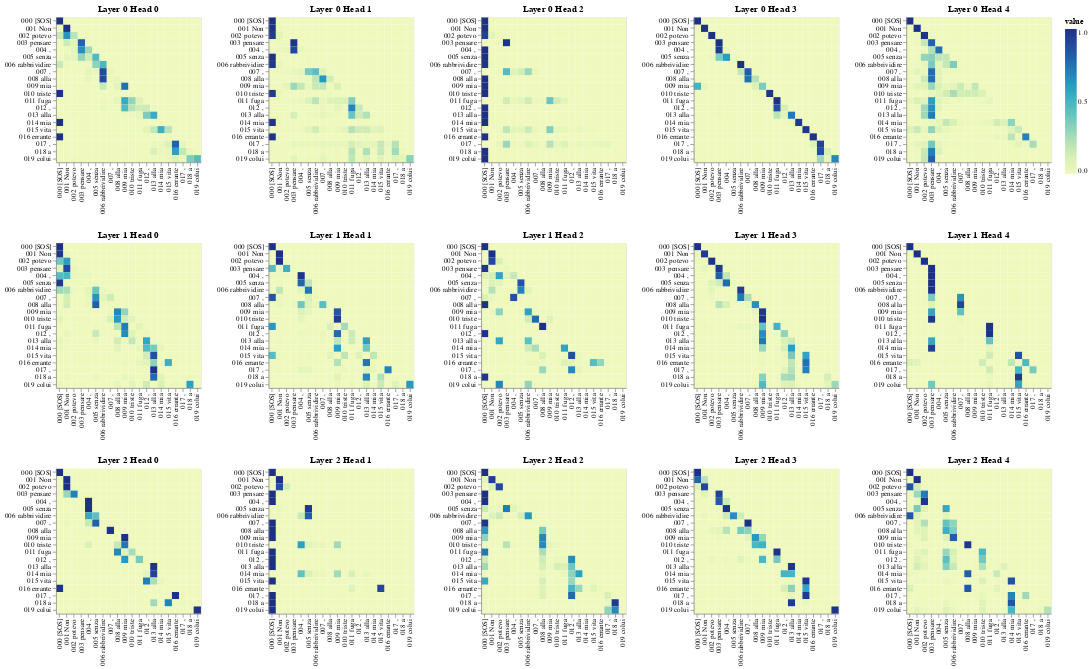

Notebook source saved alongside this figure:
### Code cell
# Decoder Self-Attention
get_all_attention_maps("decoder", layers, heads, decoder_input_tokens, decoder_input_tokens, min(20, sentence_len))

### Figure 1 — Vega-Lite specification as saved in the notebook (floating-point values rounded to 4 significant figures; data arrays with more than 128 entries replaced by an {"elided": "..."} marker saying what was removed)
{"config": {"view": {"continuousWidth": 300, "continuousHeight": 300}}, "vconcat": [{"hconcat": [{"data": {"name": "data-4cd01f9f42321b9e930d304538cd0e14"}, "mark": {"type": "rect"}, "encoding": {"color": {"field": "value", "type": "quantitative"}, "tooltip": [{"field": "row", "type": "quantitative"}, {"field": "column", "type": "quantitative"}, {"field": "value", "type": "quantitative"}, {"field": "row_token", "type": "nominal"}, {"field": "col_token", "type": "nominal"}], "x": {"axis": {"title": ""}, "field": "col_token", "type": "nominal"}, "y": {"axis": {"title": ""}, "field": "row_token", "type": "nominal"}}, "height": 199, "name": "view_64", "title": "Layer 0 Head 0", "width": 199}, {"data": {"name": "data-9a5dffae7447a24fcb4d1f89fb41b393"}, "mark": {"type": "rect"}, "encoding": {"color": {"field": "value", "type": "quantitative"}, "tooltip": [{"field": "row", "type": "quantitative"}, {"field": "column", "type": "quantitative"}, {"field": "value", "type": "quantitative"}, {"field": "row_token", "type": "nominal"}, {"field": "col_token", "type": "nominal"}], "x": {"axis": {"title": ""}, "field": "col_token", "type": "nominal"}, "y": {"axis": {"title": ""}, "field": "row_token", "type": "nominal"}}, "height": 199, "name": "view_65", "title": "Layer 0 Head 1", "width": 199}, {"data": {"name": "data-9bfa09be8b443b5d726d98fca08d660e"}, "mark": {"type": "rect"}, "encoding": {"color": {"field": "value", "type": "quantitative"}, "tooltip": [{"field": "row", "type": "quantitative"}, {"field": "column", "type": "quantitative"}, {"field": "value", "type": "quantitative"}, {"field": "row_token", "type": "nominal"}, {"field": "col_token", "type": "nominal"}], "x": {"axis": {"title": ""}, "field": "col_token", "type": "nominal"}, "y": {"axis": {"title": ""}, "field": "row_token", "type": "nominal"}}, "height": 199, "name": "view_66", "title": "Layer 0 Head 2", "width": 199}, {"data": {"name": "data-d03798de273452e61d28ee0fac67ff7c"}, "mark": {"type": "rect"}, "encoding": {"color": {"field": "value", "type": "quantitative"}, "tooltip": [{"field": "row", "type": "quantitative"}, {"field": "column", "type": "quantitative"}, {"field": "value", "type": "quantitative"}, {"field": "row_token", "type": "nominal"}, {"field": "col_token", "type": "nominal"}], "x": {"axis": {"title": ""}, "field": "col_token", "type": "nominal"}, "y": {"axis": {"title": ""}, "field": "row_token", "type": "nominal"}}, "height": 199, "name": "view_67", "title": "Layer 0 Head 3", "width": 199}, {"data": {"name": "data-f758a869690e453ab1ce3a28acaefb42"}, "mark": {"type": "rect"}, "encoding": {"color": {"field": "value", "type": "quantitative"}, "tooltip": [{"field": "row", "type": "quantitative"}, {"field": "column", "type": "quantitative"}, {"field": "value", "type": "quantitative"}, {"field": "row_token", "type": "nominal"}, {"field": "col_token", "type": "nominal"}], "x": {"axis": {"title": ""}, "field": "col_token", "type": "nominal"}, "y": {"axis": {"title": ""}, "field": "row_token", "type": "nominal"}}, "height": 199, "name": "view_68", "title": "Layer 0 Head 4", "width": 199}]}, {"hconcat": [{"data": {"name": "data-3ace04064bc2dfdb0ac51ea4e40ce139"}, "mark": {"type": "rect"}, "encoding": {"color": {"field": "value", "type": "quantitative"}, "tooltip": [{"field": "row", "type": "quantitative"}, {"field": "column", "type": "quantitative"}, {"field": "value", "type": "quantitative"}, {"field": "row_token", "type": "nominal"}, {"field": "col_token", "type": "nominal"}], "x": {"axis": {"title": ""}, "field": "col_token", "type": "nominal"}, "y": {"axis": {"title": ""}, "field": "row_token", "type": "nominal"}}, "height": 199, "name": "view_69", "title": "Layer 1 Head 0", "width": 199}, {"data": {"name": "data-9341cabb0fb15e9229e8df944531be18"}, "mark": {"type": "rect"}, "encoding": {"color": {"field": "value", "type": "quantitative"}, "tooltip": [{"field": "row", "type": "quantitative"}, {"field": "column", "type": "quantitative"}, {"field": "value", "type": "quantitative"}, {"field": "row_token", "type": "nominal"}, {"field": "col_token", "type": "nominal"}], "x": {"axis": {"title": ""}, "field": "col_token", "type": "nominal"}, "y": {"axis": {"title": ""}, "field": "row_token", "type": "nominal"}}, "height": 199, "name": "view_70", "title": "Layer 1 Head 1", "width": 199}, {"data": {"name": "data-095ec89277aab0e54618921306ef4d7d"}, "mark": {"type": "rect"}, "encoding": {"color": {"field": "value", "type": "quantitative"}, "tooltip": [{"field": "row", "type": "quantitative"}, {"field": "column", "type": "quantitative"}, {"field": "value", "type": "quantitative"}, {"field": "row_token", "type": "nominal"}, {"field": "col_token", "type": "nominal"}], "x": {"axis": {"title": ""}, "field": "col_token", "type": "nominal"}, "y": {"axis": {"title": ""}, "field": "row_token", "type": "nominal"}}, "height": 199, "name": "view_71", "title": "Layer 1 Head 2", "width": 199}, {"data": {"name": "data-d87922310a7de4b67985011984842126"}, "mark": {"type": "rect"}, "encoding": {"color": {"field": "value", "type": "quantitative"}, "tooltip": [{"field": "row", "type": "quantitative"}, {"field": "column", "type": "quantitative"}, {"field": "value", "type": "quantitative"}, {"field": "row_token", "type": "nominal"}, {"field": "col_token", "type": "nominal"}], "x": {"axis": {"title": ""}, "field": "col_token", "type": "nominal"}, "y": {"axis": {"title": ""}, "field": "row_token", "type": "nominal"}}, "height": 199, "name": "view_72", "title": "Layer 1 Head 3", "width": 199}, {"data": {"name": "data-b50ebf2e5c92ba3fc51f38774cd3a600"}, "mark": {"type": "rect"}, "encoding": {"color": {"field": "value", "type": "quantitative"}, "tooltip": [{"field": "row", "type": "quantitative"}, {"field": "column", "type": "quantitative"}, {"field": "value", "type": "quantitative"}, {"field": "row_token", "type": "nominal"}, {"field": "col_token", "type": "nominal"}], "x": {"axis": {"title": ""}, "field": "col_token", "type": "nominal"}, "y": {"axis": {"title": ""}, "field": "row_token", "type": "nominal"}}, "height": 199, "name": "view_73", "title": "Layer 1 Head 4", "width": 199}]}, {"hconcat": [{"data": {"name": "data-4b134fe17937467f3e17dc30aaee7577"}, "mark": {"type": "rect"}, "encoding": {"color": {"field": "value", "type": "quantitative"}, "tooltip": [{"field": "row", "type": "quantitative"}, {"field": "column", "type": "quantitative"}, {"field": "value", "type": "quantitative"}, {"field": "row_token", "type": "nominal"}, {"field": "col_token", "type": "nominal"}], "x": {"axis": {"title": ""}, "field": "col_token", "type": "nominal"}, "y": {"axis": {"title": ""}, "field": "row_token", "type": "nominal"}}, "height": 199, "name": "view_74", "title": "Layer 2 Head 0", "width": 199}, {"data": {"name": "data-bc4aa734ff95adae0e87b1fc8f3ce9b4"}, "mark": {"type": "rect"}, "encoding": {"color": {"field": "value", "type": "quantitative"}, "tooltip": [{"field": "row", "type": "quantitative"}, {"field": "column", "type": "quantitative"}, {"field": "value", "type": "quantitative"}, {"field": "row_token", "type": "nominal"}, {"field": "col_token", "type": "nominal"}], "x": {"axis": {"title": ""}, "field": "col_token", "type": "nominal"}, "y": {"axis": {"title": ""}, "field": "row_token", "type": "nominal"}}, "height": 199, "name": "view_75", "title": "Layer 2 Head 1", "width": 199}, {"data": {"name": "data-4effff6652c5836cbba09f0f855d1192"}, "mark": {"type": "rect"}, "encoding": {"color": {"field": "value", "type": "quantitative"}, "tooltip": [{"field": "row", "type": "quantitative"}, {"field": "column", "type": "quantitative"}, {"field": "value", "type": "quantitative"}, {"field": "row_token", "type": "nominal"}, {"field": "col_token", "type": "nominal"}], "x": {"axis": {"title": ""}, "field": "col_token", "type": "nominal"}, "y": {"axis": {"title": ""}, "field": "row_token", "type": "nominal"}}, "height": 199, "name": "view_76", "title": "Layer 2 Head 2", "width": 199}, {"data": {"name": "data-67bc802920871795a3f7e858b972662f"}, "mark": {"type": "rect"}, "encoding": {"color": {"field": "value", "type": "quantitative"}, "tooltip": [{"field": "row", "type": "quantitative"}, {"field": "column", "type": "quantitative"}, {"field": "value", "type": "quantitative"}, {"field": "row_token", "type": "nominal"}, {"field": "col_token", "type": "nominal"}], "x": {"axis": {"title": ""}, "field": "col_token", "type": "nominal"}, "y": {"axis": {"title": ""}, "field": "row_token", "type": "nominal"}}, "height": 199, "name": "view_77", "title": "Layer 2 Head 3", "width": 199}, {"data": {"name": "data-3a76323afee9280acabd7e9be4a6c488"}, "mark": {"type": "rect"}, "encoding": {"color": {"field": "value", "type": "quantitative"}, "tooltip": [{"field": "row", "type": "quantitative"}, {"field": "column", "type": "quantitative"}, {"field": "value", "type": "quantitative"}, {"field": "row_token", "type": "nominal"}, {"field": "col_token", "type": "nominal"}], "x": {"axis": {"title": ""}, "field": "col_token", "type": "nominal"}, "y": {"axis": {"title": ""}, "field": "row_token", "type": "nominal"}}, "height": 199, "name": "view_78", "title": "Layer 2 Head 4", "width": 199}]}], "params": [{"name": "param_64", "select": {"type": "interval", "encodings": ["x", "y"]}, "bind": "scales", "views": ["view_64"]}, {"name": "param_65", "select": {"type": "interval", "encodings": ["x", "y"]}, "bind": "scales", "views": ["view_65"]}, {"name": "param_66", "select": {"type": "interval", "encodings": ["x", "y"]}, "bind": "scales", "views": ["view_66"]}, {"name": "param_67", "select": {"type": "interval", "encodings": ["x", "y"]}, "bind": "scales", "views": ["view_67"]}, {"name": "param_68", "select": {"type": "interval", "encodings": ["x", "y"]}, "bind": "scales", "views": ["view_68"]}, {"name": "param_69", "select": {"type": "interval", "encodings": ["x", "y"]}, "bind": "scales", "views": ["view_69"]}, {"name": "param_70", "select": {"type": "interval", "encodings": ["x", "y"]}, "bind": "scales", "views": ["view_70"]}, {"name": "param_71", "select": {"type": "interval", "encodings": ["x", "y"]}, "bind": "scales", "views": ["view_71"]}, {"name": "param_72", "select": {"type": "interval", "encodings": ["x", "y"]}, "bind": "scales", "views": ["view_72"]}, {"name": "param_73", "select": {"type": "interval", "encodings": ["x", "y"]}, "bind": "scales", "views": ["view_73"]}, {"name": "param_74", "select": {"type": "interval", "encodings": ["x", "y"]}, "bind": "scales", "views": ["view_74"]}, {"name": "param_75", "select": {"type": "interval", "encodings": ["x", "y"]}, "bind": "scales", "views": ["view_75"]}, {"name": "param_76", "select": {"type": "interval", "encodings": ["x", "y"]}, "bind": "scales", "views": ["view_76"]}, {"name": "param_77", "select": {"type": "interval", "encodings": ["x", "y"]}, "bind": "scales", "views": ["view_77"]}, {"name": "param_78", "select": {"type": "interval", "encodings": ["x", "y"]}, "bind": "scales", "views": ["view_78"]}], "$schema": "https://vega.github.io/schema/vega-lite/v5.20.1.json", "datasets": {"data-4cd01f9f42321b9e930d304538cd0e14": {"elided": "400 records"}, "data-9a5dffae7447a24fcb4d1f89fb41b393": {"elided": "400 records"}, "data-9bfa09be8b443b5d726d98fca08d660e": {"elided": "400 records"}, "data-d03798de273452e61d28ee0fac67ff7c": {"elided": "400 records"}, "data-f758a869690e453ab1ce3a28acaefb42": {"elided": "400 records"}, "data-3ace04064bc2dfdb0ac51ea4e40ce139": {"elided": "400 records"}, "data-9341cabb0fb15e9229e8df944531be18": {"elided": "400 records"}, "data-095ec89277aab0e54618921306ef4d7d": {"elided": "400 records"}, "data-d87922310a7de4b67985011984842126": {"elided": "400 records"}, "data-b50ebf2e5c92ba3fc51f38774cd3a600": {"elided": "400 records"}, "data-4b134fe17937467f3e17dc30aaee7577": {"elided": "400 records"}, "data-bc4aa734ff95adae0e87b1fc8f3ce9b4": {"elided": "400 records"}, "data-4effff6652c5836cbba09f0f855d1192": {"elided": "400 records"}, "data-67bc802920871795a3f7e858b972662f": {"elided": "400 records"}, "data-3a76323afee9280acabd7e9be4a6c488": {"elided": "400 records"}}}
